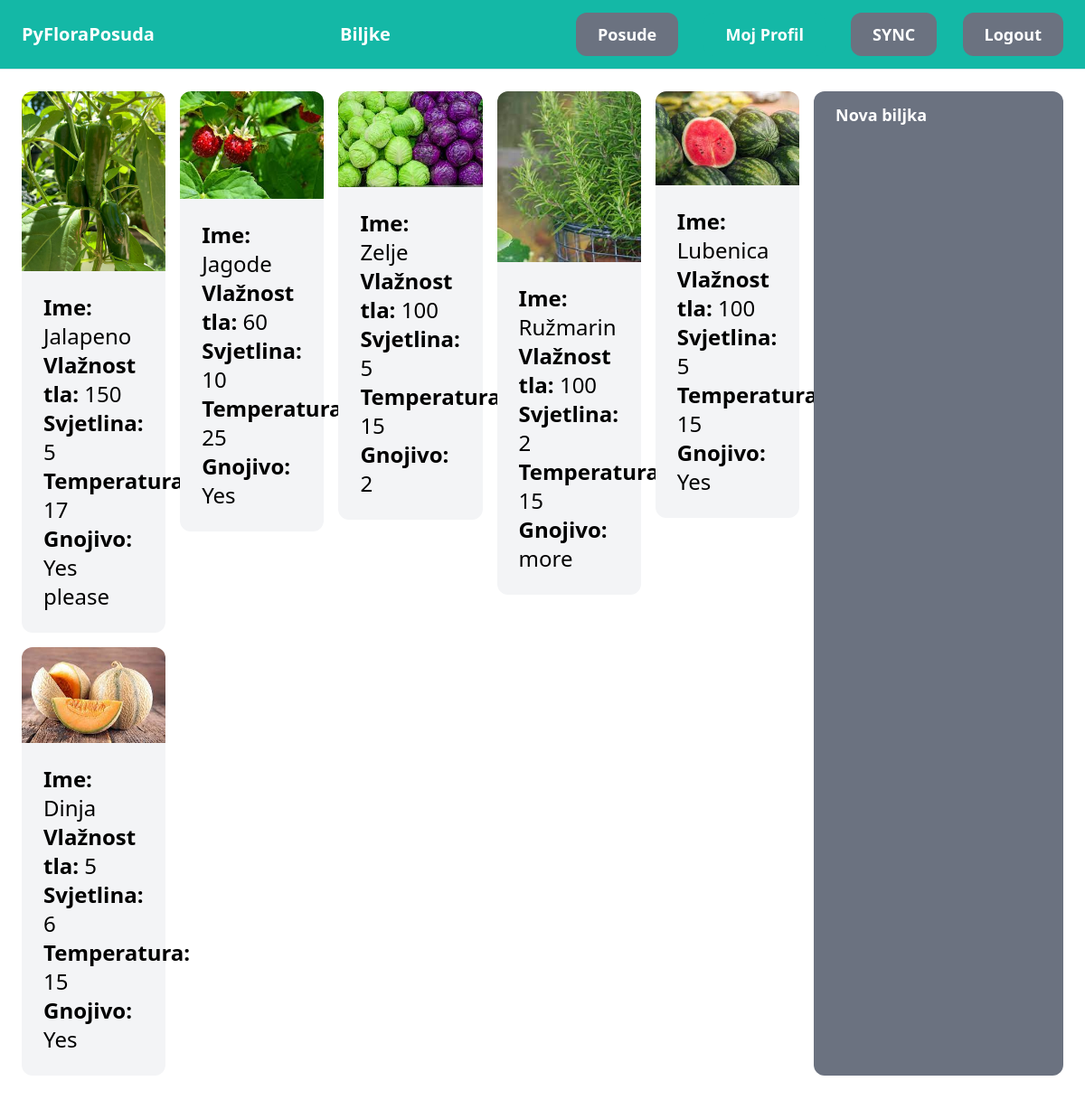
The app's page /biljke/ (signed in) with its own data.
### plant/models.py (models this page shows, shortened)
class Plant(models.Model):
    name = models.CharField(max_length=255)
    image = models.ImageField(upload_to='plant_images')
    humidity = models.CharField(max_length=255)
    brightness = models.CharField(max_length=255)
    temperature = models.CharField(max_length=255)
    substrate = models.CharField(max_length=255)

### plant/views.py (the view)
# urls.py: path('', views.plants, name='plants'),
def plants(request):
    plants = Plant.objects.all()
    return render(request, 'plants/plants.html',{
        'plants': plants,
    })

### plant/templates/plants/plants.html (shortened to what this page needs)
{% extends 'core/base.html' %}
{% block content %}
    <div class="pb-6 grid grid-cols-4 gap-4 ">
        <div class="col-span-3">
            <div class="grid grid-cols-5 gap-4 ">
                {% for plant in plants %}
                    <div>
                        <a href="{% url 'plant:detail' plant.id %}">
                            <column>
                                <div>
                                    <img src="{{ plant.image.url }}" class="rounded-t-xl">
                                </div>
                            </column>
                            <column>
                                <div class="p-6 bg-gray-100 rounded-b-xl ">
                                    <h2 class="text-2xl"><strong>Ime: </strong>{{ plant.name }}</h2>
                                    <p class="text-2xl"><strong>Vlažnost tla: </strong>{{ plant.humidity }}</p>
                                    <p class="text-2xl"><strong>Svjetlina: </strong>{{ plant.brightness }}</p>
                                    <p class="text-2xl"><strong>Temperatura: </strong>{{ plant.temperature }}</p>
                                    <p class="text-2xl"><strong>Gnojivo: </strong>{{ plant.substrate }}</p>
                                </div>
                            </column>
                        </a>
                    </div>
                {% endfor %}
            </div>
        </div>
        <a href="{% url 'plant:new'%}" class="px-6 py-3 text-lg font-semibold bg-gray-500 text-white rounded-xl hover:bg-gray-700">Nova biljka</a>
    </div>
{% endblock %}

### records on screen
Plant: image (picture), name "Jalapeno", humidity "150", brightness "5", temperature "17", substrate "Yes please"
Plant: image (picture), name "Jagode", humidity "60", brightness "10", temperature "25", substrate "Yes"
Plant: image (picture), name "Zelje", humidity "100", brightness "5", temperature "15", substrate "2"
Plant: image (picture), name "Ružmarin", humidity "100", brightness "2", temperature "15", substrate "more"
Plant: image (picture), name "Lubenica", humidity "100", brightness "5", temperature "15", substrate "Yes"
Plant: image (picture), name "Dinja", humidity "5", brightness "6", temperature "15", substrate "Yes"
